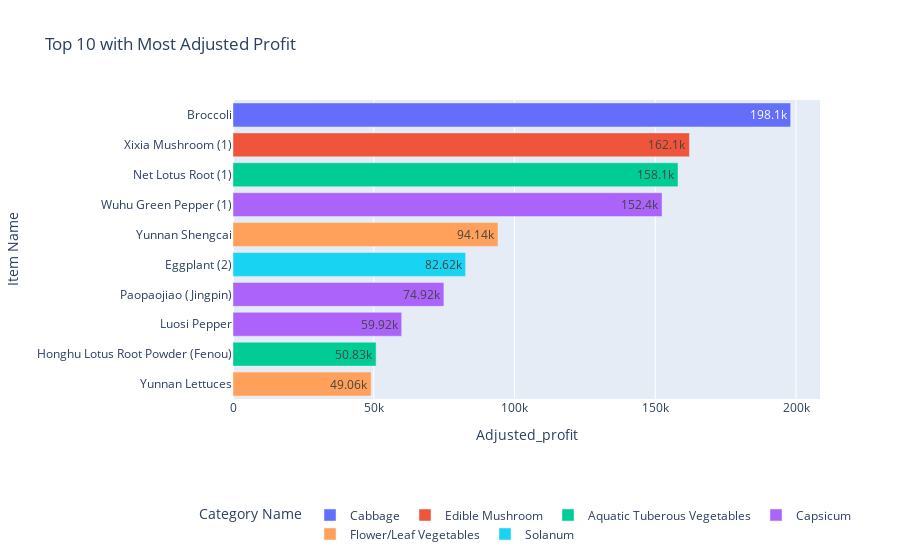

Notebook cell for this chart:
### Code cell
import plotly.express as px

# Sort the data by Adjusted_profit descending
sorted_df = top_profit.sort_values('Adjusted_profit', ascending=False).head(10)

fig = px.bar(
    sorted_df,
    x='Adjusted_profit',
    y='Item Name',
    text_auto='.4s',
    color='Category Name',
    title="Top 10 with Most Adjusted Profit",
    category_orders={'Item Name': sorted_df['Item Name'].tolist()}
)

fig.update_yaxes(autorange=True)

# Move legend clearly above the chart
fig.update_layout(
    legend=dict(
        orientation="h",
        yanchor="bottom",
        y=-0.5,        # Move legend above the plot
        xanchor="center",
        x=0.5
    )
)

fig.show()

### Figure 1 — Plotly figure (JSON) as saved in the notebook; plotly's stock layout.template omitted (floating-point values rounded to 4 significant figures)
{"data": [{"alignmentgroup": "True", "hovertemplate": "Category Name=Cabbage<br>Adjusted_profit=%{x}<br>Item Name=%{y}<extra></extra>", "legendgroup": "Cabbage", "marker": {"color": "#636efa", "pattern": {"shape": ""}}, "name": "Cabbage", "offsetgroup": "Cabbage", "orientation": "h", "showlegend": true, "textposition": "auto", "texttemplate": "%{x:.4s}", "type": "bar", "x": [198082], "xaxis": "x", "y": ["Broccoli"], "yaxis": "y"}, {"alignmentgroup": "True", "hovertemplate": "Category Name=Edible Mushroom<br>Adjusted_profit=%{x}<br>Item Name=%{y}<extra></extra>", "legendgroup": "Edible Mushroom", "marker": {"color": "#EF553B", "pattern": {"shape": ""}}, "name": "Edible Mushroom", "offsetgroup": "Edible Mushroom", "orientation": "h", "showlegend": true, "textposition": "auto", "texttemplate": "%{x:.4s}", "type": "bar", "x": [162135], "xaxis": "x", "y": ["Xixia Mushroom (1)"], "yaxis": "y"}, {"alignmentgroup": "True", "hovertemplate": "Category Name=Aquatic Tuberous Vegetables<br>Adjusted_profit=%{x}<br>Item Name=%{y}<extra></extra>", "legendgroup": "Aquatic Tuberous Vegetables", "marker": {"color": "#00cc96", "pattern": {"shape": ""}}, "name": "Aquatic Tuberous Vegetables", "offsetgroup": "Aquatic Tuberous Vegetables", "orientation": "h", "showlegend": true, "textposition": "auto", "texttemplate": "%{x:.4s}", "type": "bar", "x": [158069, 50834], "xaxis": "x", "y": ["Net Lotus Root (1)", "Honghu Lotus Root Powder (Fenou)"], "yaxis": "y"}, {"alignmentgroup": "True", "hovertemplate": "Category Name=Capsicum<br>Adjusted_profit=%{x}<br>Item Name=%{y}<extra></extra>", "legendgroup": "Capsicum", "marker": {"color": "#ab63fa", "pattern": {"shape": ""}}, "name": "Capsicum", "offsetgroup": "Capsicum", "orientation": "h", "showlegend": true, "textposition": "auto", "texttemplate": "%{x:.4s}", "type": "bar", "x": [152407, 74918, 59922], "xaxis": "x", "y": ["Wuhu Green Pepper (1)", "Paopaojiao (Jingpin)", "Luosi Pepper"], "yaxis": "y"}, {"alignmentgroup": "True", "hovertemplate": "Category Name=Flower/Leaf Vegetables<br>Adjusted_profit=%{x}<br>Item Name=%{y}<extra></extra>", "legendgroup": "Flower/Leaf Vegetables", "marker": {"color": "#FFA15A", "pattern": {"shape": ""}}, "name": "Flower/Leaf Vegetables", "offsetgroup": "Flower/Leaf Vegetables", "orientation": "h", "showlegend": true, "textposition": "auto", "texttemplate": "%{x:.4s}", "type": "bar", "x": [94135, 49057], "xaxis": "x", "y": ["Yunnan Shengcai", "Yunnan Lettuces"], "yaxis": "y"}, {"alignmentgroup": "True", "hovertemplate": "Category Name=Solanum<br>Adjusted_profit=%{x}<br>Item Name=%{y}<extra></extra>", "legendgroup": "Solanum", "marker": {"color": "#19d3f3", "pattern": {"shape": ""}}, "name": "Solanum", "offsetgroup": "Solanum", "orientation": "h", "showlegend": true, "textposition": "auto", "texttemplate": "%{x:.4s}", "type": "bar", "x": [82618], "xaxis": "x", "y": ["Eggplant (2)"], "yaxis": "y"}], "layout": {"barmode": "relative", "legend": {"orientation": "h", "title": {"text": "Category Name"}, "tracegroupgap": 0, "x": 0.5, "xanchor": "center", "y": -0.5, "yanchor": "bottom"}, "title": {"text": "Top 10 with Most Adjusted Profit"}, "xaxis": {"anchor": "y", "domain": [0, 1], "title": {"text": "Adjusted_profit"}}, "yaxis": {"anchor": "x", "autorange": true, "categoryarray": ["Yunnan Lettuces", "Honghu Lotus Root Powder (Fenou)", "Luosi Pepper", "Paopaojiao (Jingpin)", "Eggplant (2)", "Yunnan Shengcai", "Wuhu Green Pepper (1)", "Net Lotus Root (1)", "Xixia Mushroom (1)", "Broccoli"], "categoryorder": "array", "domain": [0, 1], "title": {"text": "Item Name"}}}}
